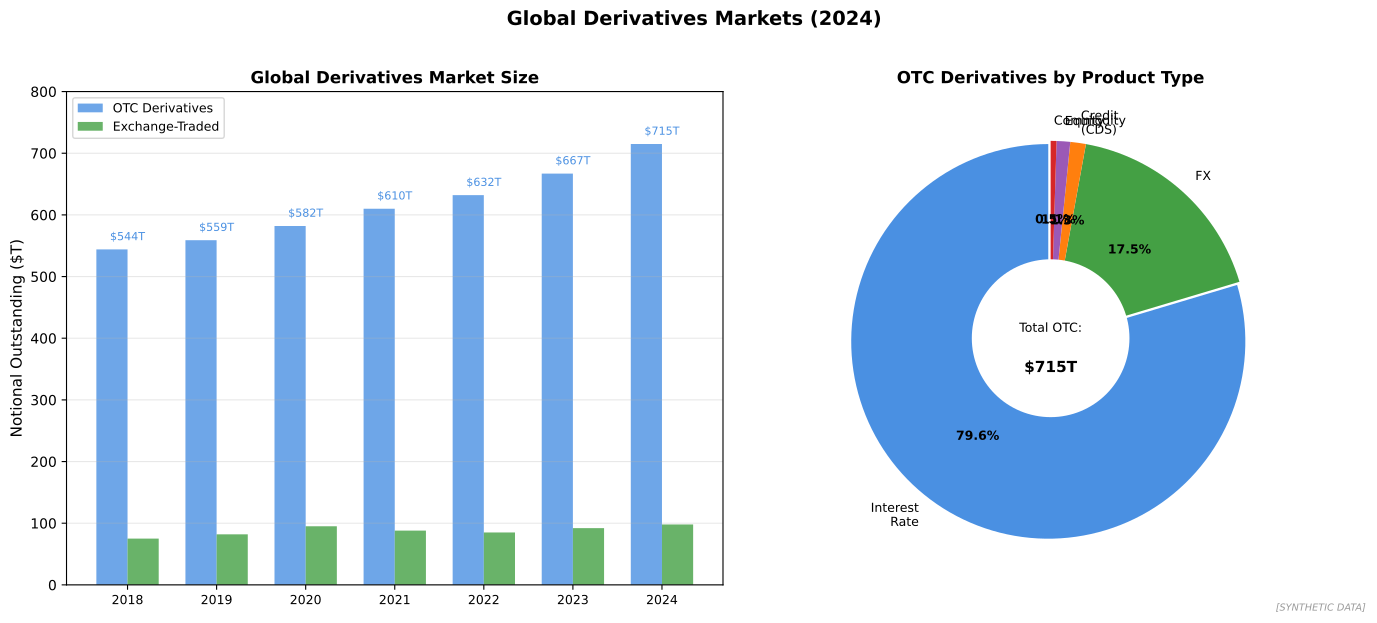

This chart was generated by the following Python code:
"""
Global Derivatives Market
Market size and composition

Output: derivatives_market.pdf
Module: module_04_trad_finance
Lesson: 45 - Derivatives
"""

from pathlib import Path
import matplotlib.pyplot as plt
import numpy as np

CHART_METADATA = {
    'title': 'Derivatives Market',
    'module': 'module_04_trad_finance',
    'lesson': 45,
    'url': 'https://github.com/Digital-AI-Finance/digital-finance/tree/main/module_04_trad_finance/figures/derivatives_market'
}

plt.rcParams.update({'font.size': 10, 'axes.labelsize': 10})

def create_chart():
    fig, axes = plt.subplots(1, 2, figsize=(14, 6))

    # OTC vs Exchange-Traded
    ax1 = axes[0]

    years = ['2018', '2019', '2020', '2021', '2022', '2023', '2024']
    otc = [544, 559, 582, 610, 632, 667, 715]  # Notional in trillions
    exchange = [75, 82, 95, 88, 85, 92, 98]

    x = np.arange(len(years))
    width = 0.35

    bars1 = ax1.bar(x - width/2, otc, width, label='OTC Derivatives', color='#4A90E2', alpha=0.8)
    bars2 = ax1.bar(x + width/2, exchange, width, label='Exchange-Traded', color='#44A044', alpha=0.8)

    ax1.set_ylabel('Notional Outstanding ($T)', fontsize=11)
    ax1.set_title('Global Derivatives Market Size', fontsize=12, fontweight='bold')
    ax1.set_xticks(x)
    ax1.set_xticklabels(years, fontsize=9)
    ax1.legend(loc='upper left', fontsize=9)
    ax1.set_ylim(0, 800)
    ax1.yaxis.grid(True, alpha=0.3)

    # Add total labels
    for i, (o, e) in enumerate(zip(otc, exchange)):
        ax1.text(i, o + 15, f'${o}T', ha='center', fontsize=8, color='#4A90E2')

    # OTC breakdown by product
    ax2 = axes[1]

    products = ['Interest\nRate', 'FX', 'Credit\n(CDS)', 'Equity', 'Commodity']
    notional = [500, 110, 8, 7, 3]  # In trillions
    colors = ['#4A90E2', '#44A044', '#FF7F0E', '#9B59B6', '#D62728']

    wedges, texts, autotexts = ax2.pie(notional, labels=products, autopct='%1.1f%%',
                                        colors=colors, startangle=90,
                                        explode=[0.02, 0, 0, 0, 0])

    for autotext in autotexts:
        autotext.set_fontweight('bold')
        autotext.set_fontsize(9)
    for text in texts:
        text.set_fontsize(9)

    ax2.set_title('OTC Derivatives by Product Type', fontsize=12, fontweight='bold')

    # Add center text
    centre_circle = plt.Circle((0, 0), 0.4, fc='white')
    ax2.add_patch(centre_circle)
    ax2.text(0, 0.05, 'Total OTC:', ha='center', va='center', fontsize=9)
    ax2.text(0, -0.15, '$715T', ha='center', va='center', fontsize=11, fontweight='bold')

    fig.suptitle('Global Derivatives Markets (2024)', fontsize=14, fontweight='bold', y=1.02)
    fig.text(0.98, 0.02, '[SYNTHETIC DATA]', fontsize=7, color='#999999', ha='right', style='italic')
    plt.tight_layout()

    output_path = Path(__file__).parent / 'derivatives_market.pdf'
    plt.savefig(output_path, format='pdf', dpi=300, bbox_inches='tight')
    plt.close()
    print(f"Chart saved to: {output_path}")
    return output_path

if __name__ == '__main__':
    create_chart()
